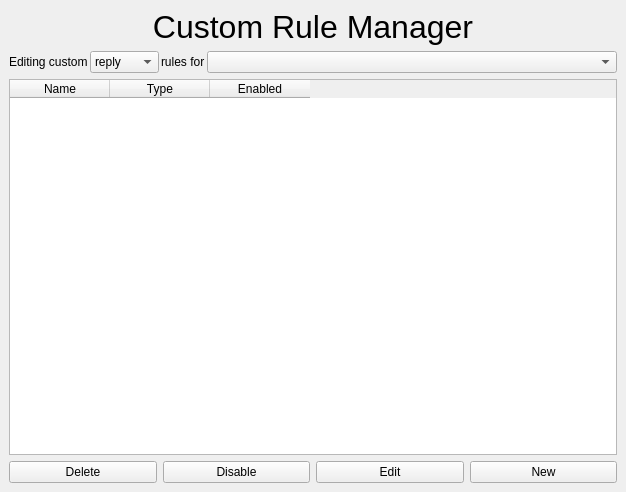
<?xml version="1.0" encoding="UTF-8"?>
<ui version="4.0">
 <class>MainWindow</class>
 <widget class="QMainWindow" name="MainWindow">
  <property name="geometry">
   <rect>
    <x>0</x>
    <y>0</y>
    <width>626</width>
    <height>492</height>
   </rect>
  </property>
  <property name="windowTitle">
   <string>Custom Rule Manager</string>
  </property>
  <widget class="QWidget" name="centralwidget">
   <layout class="QVBoxLayout" name="verticalLayout">
    <item>
     <widget class="QLabel" name="label_13">
      <property name="sizePolicy">
       <sizepolicy hsizetype="Preferred" vsizetype="Maximum">
        <horstretch>0</horstretch>
        <verstretch>0</verstretch>
       </sizepolicy>
      </property>
      <property name="font">
       <font>
        <pointsize>24</pointsize>
       </font>
      </property>
      <property name="text">
       <string>Custom Rule Manager</string>
      </property>
      <property name="textFormat">
       <enum>Qt::AutoText</enum>
      </property>
      <property name="scaledContents">
       <bool>true</bool>
      </property>
      <property name="alignment">
       <set>Qt::AlignHCenter|Qt::AlignTop</set>
      </property>
     </widget>
    </item>
    <item>
     <layout class="QHBoxLayout" name="horizontalLayout">
      <property name="spacing">
       <number>2</number>
      </property>
      <item>
       <widget class="QLabel" name="label">
        <property name="sizePolicy">
         <sizepolicy hsizetype="Maximum" vsizetype="Preferred">
          <horstretch>0</horstretch>
          <verstretch>0</verstretch>
         </sizepolicy>
        </property>
        <property name="text">
         <string>Editing custom</string>
        </property>
       </widget>
      </item>
      <item>
       <widget class="QComboBox" name="comboBox">
        <property name="sizePolicy">
         <sizepolicy hsizetype="Maximum" vsizetype="Fixed">
          <horstretch>0</horstretch>
          <verstretch>0</verstretch>
         </sizepolicy>
        </property>
        <item>
         <property name="text">
          <string>reply</string>
         </property>
        </item>
        <item>
         <property name="text">
          <string>posting</string>
         </property>
        </item>
       </widget>
      </item>
      <item>
       <widget class="QLabel" name="label_2">
        <property name="sizePolicy">
         <sizepolicy hsizetype="Maximum" vsizetype="Preferred">
          <horstretch>0</horstretch>
          <verstretch>0</verstretch>
         </sizepolicy>
        </property>
        <property name="text">
         <string>rules for</string>
        </property>
       </widget>
      </item>
      <item>
       <widget class="QComboBox" name="comboBox_2"/>
      </item>
     </layout>
    </item>
    <item>
     <widget class="QTableWidget" name="tableWidget">
      <column>
       <property name="text">
        <string>Name</string>
       </property>
      </column>
      <column>
       <property name="text">
        <string>Type</string>
       </property>
      </column>
      <column>
       <property name="text">
        <string>Enabled</string>
       </property>
      </column>
     </widget>
    </item>
    <item>
     <layout class="QHBoxLayout" name="horizontalLayout_2">
      <item>
       <widget class="QPushButton" name="pushButton">
        <property name="text">
         <string>Delete</string>
        </property>
        <property name="icon">
         <iconset theme="delete">
          <normaloff>.</normaloff>.</iconset>
        </property>
       </widget>
      </item>
      <item>
       <widget class="QPushButton" name="pushButton_4">
        <property name="text">
         <string>Disable</string>
        </property>
        <property name="icon">
         <iconset theme="system-run">
          <normaloff>.</normaloff>.</iconset>
        </property>
       </widget>
      </item>
      <item>
       <widget class="QPushButton" name="pushButton_3">
        <property name="text">
         <string>Edit</string>
        </property>
        <property name="icon">
         <iconset theme="edit">
          <normaloff>.</normaloff>.</iconset>
        </property>
       </widget>
      </item>
      <item>
       <widget class="QPushButton" name="pushButton_2">
        <property name="text">
         <string>New</string>
        </property>
        <property name="icon">
         <iconset theme="document-new">
          <normaloff>.</normaloff>.</iconset>
        </property>
       </widget>
      </item>
     </layout>
    </item>
   </layout>
  </widget>
 </widget>
 <resources/>
 <connections/>
</ui>
